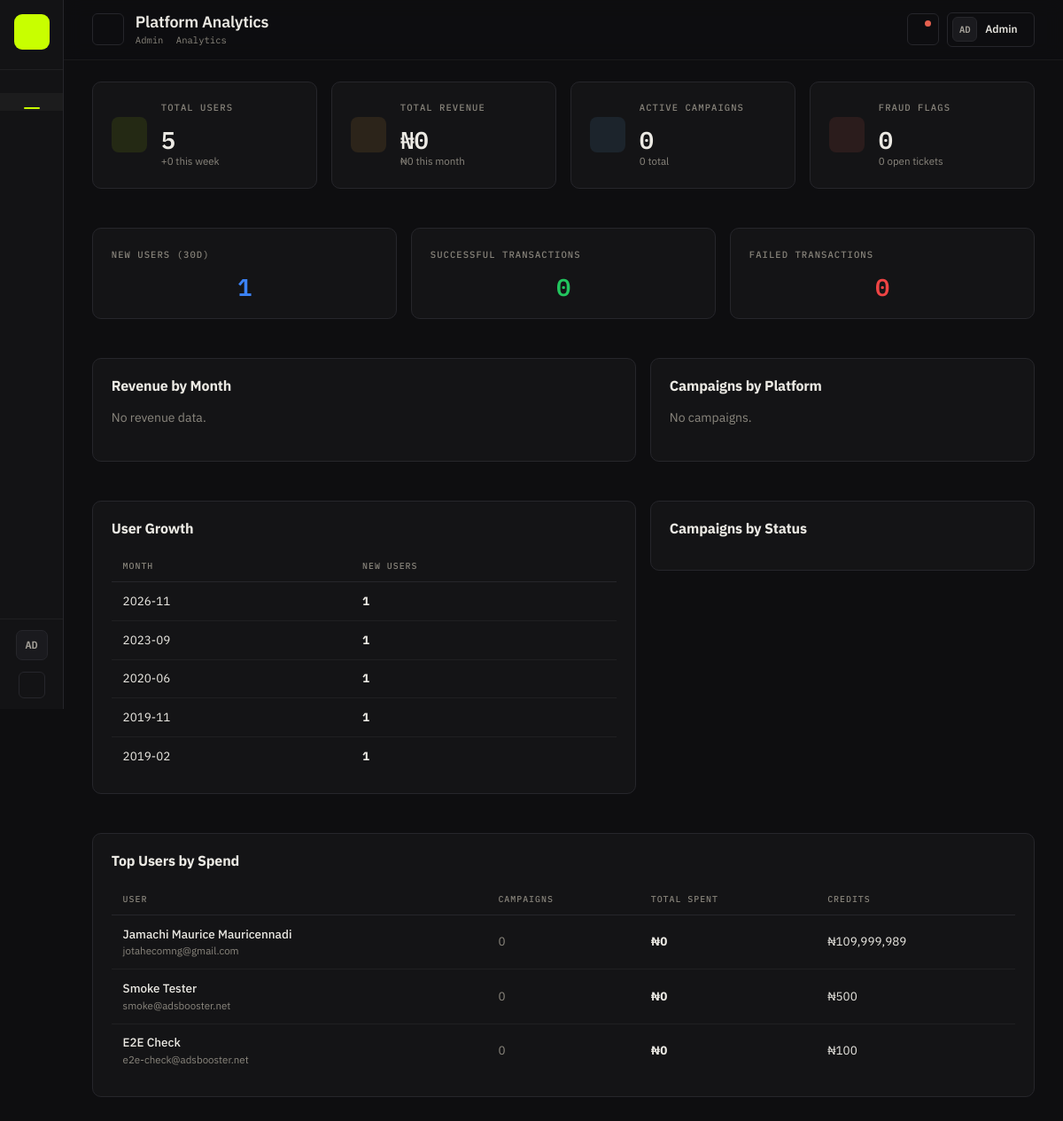
Before: /admin/analytics.php (signed in) with the older database file.
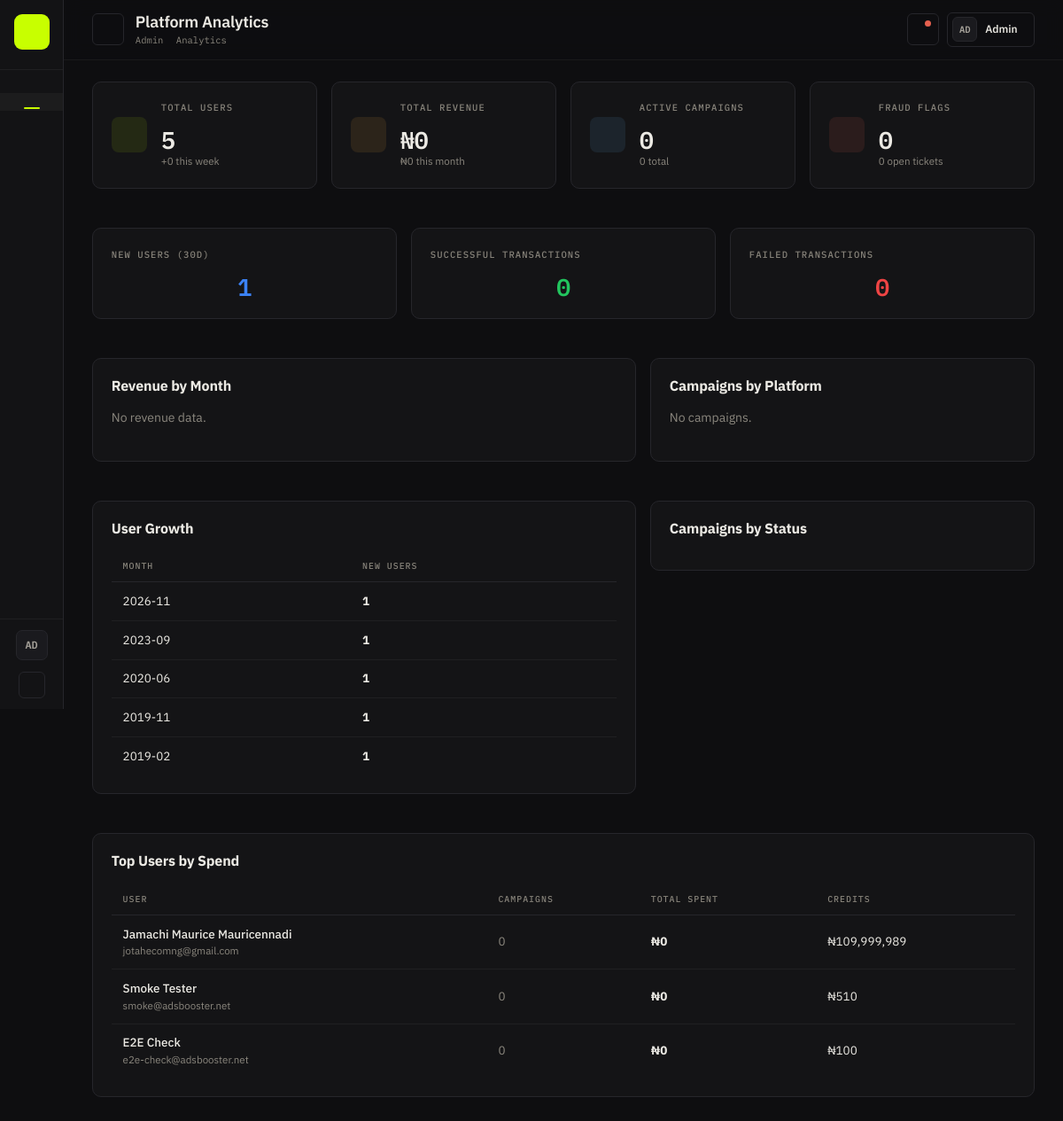
After: the same page with the newer database file.
### tables this page shows
CREATE TABLE IF NOT EXISTS `users` (
  `id` int NOT NULL AUTO_INCREMENT,
  `full_name` varchar(150) DEFAULT NULL,
  `email` varchar(190) DEFAULT NULL,
  `ad_credits` decimal(12,2) DEFAULT '0.00',
  `ai_credits` int DEFAULT '0',
  `ai_preferred_provider` varchar(20) DEFAULT NULL,
  `avatar` varchar(500) DEFAULT NULL,
  `company` varchar(150) DEFAULT NULL,
  `user_role` varchar(50) DEFAULT 'user',
  `plan_id` int DEFAULT NULL,
  `status` varchar(20) DEFAULT 'active',
  `is_admin` tinyint(1) DEFAULT '0',
  `password` varchar(255) DEFAULT NULL,
  `role` varchar(50) DEFAULT 'user',
  `phone` varchar(50) DEFAULT NULL,
  `facebook` varchar(500) DEFAULT NULL,
  `twitter` varchar(500) DEFAULT NULL,
  `linkedin` varchar(500) DEFAULT NULL,
  `account_type` varchar(30) DEFAULT 'individual',
  `google_id` varchar(64) DEFAULT NULL,
  `referral_code` varchar(32) DEFAULT NULL,
  `referred_by` int DEFAULT NULL,
  `onboarding_completed` tinyint(1) NOT NULL DEFAULT '0',
  `two_factor_secret` varchar(255) DEFAULT NULL,
  `two_factor_enabled` tinyint(1) NOT NULL DEFAULT '0',
  `totp_enabled` tinyint(1) NOT NULL DEFAULT '0',
  `created_at` datetime DEFAULT NULL,
  `achievement_points` int NOT NULL DEFAULT '0',
  `billing_cycle` varchar(20) NOT NULL DEFAULT 'monthly',
  `plan_expiry` datetime DEFAULT NULL,
  `auto_refill_enabled` tinyint(1) NOT NULL DEFAULT '0',
  `auto_refill_threshold` decimal(10,2) NOT NULL DEFAULT '10.00',
  `auto_refill_amount` decimal(12,2) NOT NULL DEFAULT '50.00',
  `auto_refill_gateway` varchar(40) DEFAULT NULL,
  `parent_user_id` int DEFAULT NULL,
  `username` varchar(100) DEFAULT NULL,
  `headline` varchar(255) DEFAULT NULL,
  `bio` text,
  `two_factor_backup` text,
  `fa_attempts` int NOT NULL DEFAULT '0',
  `is_verified_seller` tinyint(1) NOT NULL DEFAULT '0',
  `totp_secret` varchar(255) DEFAULT NULL,
  `two_factor_type` varchar(20) DEFAULT NULL,
  `two_factor_setup_at` datetime DEFAULT NULL,
  `remember_token` varchar(64) DEFAULT NULL,
  `remember_token_expires_at` datetime DEFAULT NULL,
  `email_2fa_code` varchar(255) DEFAULT NULL,
  `email_2fa_expires_at` datetime DEFAULT NULL,
  `2fa_attempts` tinyint unsigned NOT NULL DEFAULT '0',
  `onboarding_popup_dismissed` tinyint unsigned NOT NULL DEFAULT '0',
  PRIMARY KEY (`id`),
  UNIQUE KEY `email` (`email`),
  UNIQUE KEY `uq_users_referral_code` (`referral_code`),
  KEY `idx_users_referred_by` (`referred_by`),
  KEY `idx_users_referral_code` (`referral_code`)
);

### config/db.php (called while the page is built, shortened)
<?php
class Database
{
    private static ?Database $instance = null;
    private ?PDO $connection = null;
    private string $host = '127.0.0.1';
    private string $port = '3306';
    private string $dbname = 'adsbooster';
    private string $charset = 'utf8mb4';
    private string $username = 'root';
    private string $password = '';
    private function __construct()
    {
        $dsn = "mysql:host={$this->host};port={$this->port};dbname={$this->dbname};charset={$this->charset}";
        $options = [
            PDO::ATTR_ERRMODE            => PDO::ERRMODE_EXCEPTION,
            PDO::ATTR_DEFAULT_FETCH_MODE => PDO::FETCH_ASSOC,
            PDO::ATTR_EMULATE_PREPARES   => false,
            PDO::ATTR_TIMEOUT            => 8,
        ];
        try {
            $this->connection = new PDO($dsn, $this->username, $this->password, $options);
        } catch (PDOException $e) {
            error_log("Database connection failed: " . $e->getMessage());
            throw new \PDOException(
                'Database connection failed (db=' . $this->dbname . ', user=' . $this->username
                    . '): ' . $e->getMessage(),
                (int)$e->getCode(),
                $e
            );
        }
    }
    public function syncSessionTimezone(): void
    {
        $offset = date('P');
        try {
            $this->connection->exec("SET time_zone = '{$offset}'");
        } catch (\Throwable $e) {
            error_log('Database: could not pin session time_zone to ' . $offset . ': ' . $e->getMessage());
        }
    }
    public static function getInstance(): self
    {
        if (self::$instance === null) {
            self::$instance = new self();
        }
        return self::$instance;
    }
    public function query(string $sql, array $params = []): PDOStatement
    {
        $stmt = $this->connection->prepare($sql);
        $stmt->execute($params);
        return $stmt;
    }
    public function fetchOne(string $sql, array $params = []): ?array
    {
        $stmt = $this->query($sql, $params);
        $result = $stmt->fetch();
        return $result ?: null;
    }
    public function fetchAll(string $sql, array $params = []): array
    {
        $stmt = $this->query($sql, $params);
        return $stmt->fetchAll();
    }
}
function db(): Database
{
    return Database::getInstance();
}

### config/schema_guard.php (called while the page is built, shortened)
<?php declare(strict_types=1);
require_once __DIR__ . '/db.php';
class SchemaGuard
{
    public static function ensure(): array
    {
        $added = [];
        try {
            $pdo = db()->getConnection();
            foreach (self::COLUMNS as $table => $columns) {
                foreach ($columns as $column => $definition) {
                    if (self::columnExists($pdo, $table, $column)) {
                        continue;
                    }
                    $sql = "ALTER TABLE `{$table}` ADD COLUMN `{$column}` {$definition}";
                    $pdo->exec($sql);
                    $added[] = "{$table}.{$column}";
                }
            }
            foreach (self::TABLES as $table => $createSql) {
                if (self::tableExists($pdo, $table)) {
                    continue;
                }
                $pdo->exec($createSql);
                $added[] = $table;
            }
            foreach (self::BACKFILL as $table => $columns) {
                foreach ($columns as $column => $expression) {
                    $pdo->exec(
                        "UPDATE `{$table}` SET `{$column}` = `{$expression}`
                         WHERE `{$column}` IS NULL AND `{$expression}` IS NOT NULL"
                    );
                }
            }
            self::migratePricingPlans($pdo);
        } catch (\Throwable $e) {
            error_log('SchemaGuard: ' . $e->getMessage());
            return ['added' => $added, 'skipped' => false, 'error' => $e->getMessage()];
        }
        return ['added' => $added, 'skipped' => false, 'error' => null];
    }
    private static function tableExists(\PDO $pdo, string $table): bool
    {
        $stmt = $pdo->prepare(
            "SELECT COUNT(*) FROM information_schema.tables
             WHERE table_schema = DATABASE() AND table_name = ?"
        );
        $stmt->execute([$table]);
        return (int)$stmt->fetchColumn() > 0;
    }
    private static function migratePricingPlans(\PDO $pdo): void
    {
        $rate = self::ngnPerUsdRate();
    }
    private static function ngnPerUsdRate(): string
    {
        $rate = 1550.0;
        if (function_exists('exchange_rate_ngn_per_usd')) {
            try {
                $configured = exchange_rate_ngn_per_usd();
                if ($configured > 0) {
                    $rate = $configured;
                }
            } catch (\Throwable $e) {
            }
        }
        return number_format($rate, 4, '.', '');
    }
    private static function columnExists(\PDO $pdo, string $table, string $column): bool
    {
        $stmt = $pdo->prepare(
            "SELECT COUNT(*) FROM information_schema.columns
             WHERE table_schema = DATABASE() AND table_name = ? AND column_name = ?"
        );
        $stmt->execute([$table, $column]);
        return (int)$stmt->fetchColumn() > 0;
    }
}

### modules/money.php (called while the page is built, shortened)
<?php declare(strict_types=1);
function price_ngn_fmt(float $ngn): string
{
    return '₦' . number_format($ngn, 0);
}
function money_ngn_per_usd_rate(): float
{
    static $rate = null;
    if ($rate !== null) {
        return $rate;
    }
    $rate = 1550.0;
    try {
        $row = db()->fetchOne(
            "SELECT setting_value FROM site_settings WHERE setting_key = ?",
            ['ngn_usd_rate']
        );
        $value = (float)($row['setting_value'] ?? 0);
    } catch (\Throwable $e) {
    }
    return $rate;
}

### config/site_setting_and_config.php (called while the page is built, shortened)
<?php
require_once ROOT_PATH . '/config/db.php';
require_once ROOT_PATH . '/modules/money.php';
require_once __DIR__ . '/schema_guard.php';
SchemaGuard::ensure();
function e(?string $value): string
{
    return htmlspecialchars((string)($value ?? ''), ENT_QUOTES, 'UTF-8');
}
function currency_supported(): array
{
    return ['NGN' => '₦'];
}
function currency_current(): string
{
    return 'NGN';
}
function exchange_rate_ngn_per_usd(): float
{
    return money_ngn_per_usd_rate();
}
function price_convert(float $usd, ?string $to = null): float
{
    $to = $to ?? currency_current();
    if ($to === 'NGN') {
        return round($usd * exchange_rate_ngn_per_usd() / 25) * 25;
    }
    return round($usd, 2);
}
function price_fmt(float $usd, ?string $cur = null): string
{
    $cur = $cur ?? currency_current();
    $symbols = currency_supported();
    return $symbols[$cur] . number_format(price_convert($usd, $cur), $cur === 'NGN' ? 0 : 2);
}
function txn_amount_usd_sql(string $col = 'amount', string $currencyCol = 'currency'): string
{
    $rate = exchange_rate_ngn_per_usd();
    return "CASE WHEN UPPER(COALESCE({$currencyCol}, 'USD')) = 'NGN' THEN {$col} / " . sprintf('%.4F', $rate)
         . " ELSE {$col} END";
}

### includes/admin_guard.php (called while the page is built, shortened)
<?php
require_once __DIR__ . '/../config/site_setting_and_config.php';

### admin/analytics.php (the view, shortened to what the changed rows need)
<?php declare(strict_types=1);
require_once __DIR__ . '/../includes/admin_guard.php';
require_once __DIR__ . '/../config/site_setting_and_config.php';
$userGrowth = db()->fetchAll(
    "SELECT DATE_FORMAT(created_at, '%Y-%m') as month, COUNT(*) as count
     FROM users GROUP BY DATE_FORMAT(created_at, '%Y-%m') ORDER BY month DESC LIMIT 12"
);
$topUsers = db()->fetchAll(
    "SELECT u.id, u.full_name, u.email, u.ad_credits,
            COUNT(DISTINCT c.id) as campaign_count,
            COALESCE(SUM(" . txn_amount_usd_sql('t.amount', 't.currency') . "),0) as total_spent
     FROM users u
     LEFT JOIN ad_campaigns c ON c.user_id = u.id
     LEFT JOIN transactions t ON t.user_id = u.id AND t.status='successful'
     WHERE u.role='user'
     GROUP BY u.id ORDER BY total_spent DESC LIMIT 10"
);
require_once __DIR__ . '/sidebar.php';
?>
<div class="row g-3 mb-4">
    <div class="col-lg-7">
        <div class="admin-card">
            <?php if (empty($userGrowth)): ?>
                <p class="text-muted">No data.</p>
            <?php else: ?>
                <table class="admin-table">
                    <thead><tr><th>Month</th><th>New Users</th></tr></thead>
                </table>
            <?php endif; ?>
        </div>
    </div>
</div>
<div class="admin-card">
    <div class="table-responsive">
        <table class="admin-table">
            <thead><tr><th>User</th><th>Campaigns</th><th>Total Spent</th><th>Credits</th></tr></thead>
            <tbody>
            <?php foreach ($topUsers as $tu): ?>
                <tr>
                    <td>
                        <div class="text-white fw-medium"><?= htmlspecialchars($tu['full_name'] ?? 'N/A') ?></div>
                        <div class="text-muted" style="font-size:0.72rem;"><?= htmlspecialchars($tu['email']) ?></div>
                    </td>
                    <td class="text-muted"><?= $tu['campaign_count'] ?></td>
                    <td class="text-white fw-bold"><?= price_fmt((float)$tu['total_spent']) ?></td>
                    <td class="text-white"><?= e(price_ngn_fmt((float)$tu['ad_credits'])) ?></td>
                </tr>
            <?php endforeach; ?>
            </tbody>
        </table>
    </div>
</div>
<?php require_once __DIR__ . '/footer.php'; ?>

Changed rows visible on the page:
changed users "Smoke Tester": ad_credits "₦500" → "₦510"
